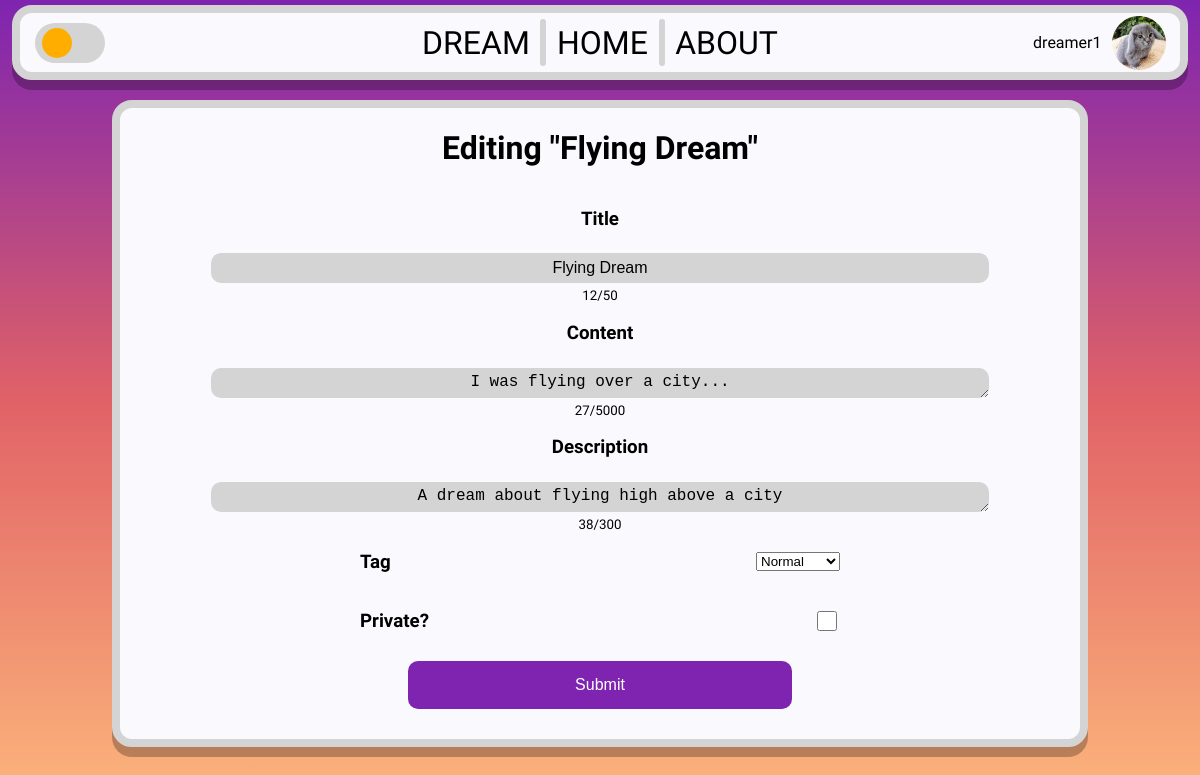
The page /edit/5ed0947f-4d8b-4fa4-aaa4-84408a59d760 (signed in) on the database its author committed.
### tables this page shows
CREATE TABLE dreams (
        dream_id TEXT PRIMARY KEY,
        content TEXT,
        title TEXT,
        description TEXT,
        author_id TEXT,
        tag TEXT,
        upload_date DATE NOT NULL,
        likes INTEGER DEFAULT 0, private BOOL,
        FOREIGN KEY (author_id) REFERENCES users(user_id)
    );

### app.py (the view)
@app.route('/edit/<dream_id>', methods=["POST", "GET"])
def edit(dream_id):
    username, user_id = get_session_info()
    with db:
        author_id = cursor.execute("SELECT author_id FROM dreams WHERE dream_id = ?", (dream_id,)).fetchone()[0]
        if author_id != user_id:
            print(author_id)
            print(user_id)
            return redirect(url_for('dreambrowse'))
        profile_pic = get_profile_picture(user_id)
        if request.method == "POST":
            form = request.form
            try:
                form['private']
                cursor.execute("UPDATE dreams SET content = ?, title = ?, description = ?, tag = ?, private = ? WHERE dream_id = ?",
                           (form['content'], form['title'], form['description'], form['tag'], 1, dream_id,))
            except:
                cursor.execute("UPDATE dreams SET content = ?, title = ?, description = ?, tag = ?, private = ? WHERE dream_id = ?",
                           (form['content'], form['title'], form['description'], form['tag'], 0, dream_id,))
            db.commit()
            return redirect(url_for("dreambrowse", dream_id=dream_id))
        else:
            cursor.execute("SELECT * FROM dreams WHERE dream_id = ?", (dream_id,))
            dream = cursor.fetchone()
            content = dream[1]
            title = dream[2]
            description = dream[3]
            tag = dream[5]
            private = dream[8]
            return render_template("edit.html", dream_id=dream_id, content=content, title=title, description=description, tag=tag, private=private, username=username, user_id=user_id, profile_pic=profile_pic)

### app.py (called while the page is built)
def get_profile_picture(user_id):
    if user_id is None:
        return None
    exts = ["png", "jpg", "jpeg", "gif", "webp", "jfif"]
    for ext in exts:
        if os.path.exists(f"{user_id}.{ext}"):
            return f"{user_id}.{ext}"
    return "default.jpg"

def get_session_info():
    if "username" in session:
        username = session.get("username")
        user_id = session.get("user_id")
    else:
        username = None
        user_id = None
    return username, user_id

### templates/edit.html (shortened to what this page needs)
<!DOCTYPE html>
<html lang="en">
<head>
    <link rel="stylesheet" href="{{ url_for('static', filename='css/new_dream.css') }}">
    <link rel="stylesheet" href="{{ url_for('static', filename='css/base.css') }}">
</head>
<body>
    <div class="header-container">
        <div class="header-left">
            <label class="switch" id="dark-mode-switch">
                <span class="slider round"></span>
            </label>
        </div>
        <div class="header-mid">
            <div class="header-buttons dreams-button">DREAM</div>
            <div class="vl" style="height: 80%;"></div>
            <div class="header-buttons home-button">HOME</div>
            <div class="vl" style="height: 80%;"></div>
            <div class="header-buttons about-button">ABOUT</div>
        </div>
        <div class="header-right">
            {% if username %}
            <span id="user-name">{{ username }}</span>
            <img src="{{ url_for('static', filename='images/profilephotos/' + profile_pic) }}" id="pfp">
            {% else %}
            <a href="{{ url_for('login') }}" class="header-buttons">LOGIN</a>
            {% endif %}
        </div>
    </div>
    <div class="new-dream-container">
        <div class="new-dream-content">
            <h1>Editing "{{ title }}"</h1>
            <form action="/edit/{{ dream_id }}" method="POST" class="new-dream-form">
                <div class="new-dream-inputs">
                    <h3>Title</h3>
                    <input type="text" name="title" placeholder="" class="new-dream-input" required maxlength="50" value="{{ title }}">
                    <small id="title-char-limit">0/50</small>
                    <h3>Content</h3>
                    <textarea name="content" placeholder="" class="new-dream-input" required maxlength="5000">{{ content }}</textarea>
                    <small id="content-char-limit">0/5000</small>
                    <h3>Description</h3>
                    <textarea name="description" placeholder="" class="new-dream-input" required maxlength="300">{{ description }}</textarea>
                    <small id="description-char-limit">0/300</small>
                    <div class="left-align">
                        <h3>Tag</h3>
                        <select name="tag" class="dropdown-select" required>
                            <option value="Normal" {% if tag == "Normal" %} selected {% endif %}>Normal</option>
                        </select>
                    </div>
                    <div class="left-align">
                        <h3>Private?</h3>
                        <input type="checkbox" name="private" class="new-dream-checkbox" {% if private == 1 %}checked{% endif %}>
                    </div>
                    <input type="submit" value="Submit" class="new-dream-submit">
                </div>
            </form>
        </div>
    </div>
</body>
</html>

### static/css/new_dream.css (style rules this page uses)
.new-dream-container { width: 60%; height: fit-content; padding-bottom: 20px; display: flex; justify-content: space-evenly; align-items: center; flex-direction: column; text-align: center; background-color: #FAFAFE; border: 8px solid #D4D4D4; border-radius: 20px; margin: 20px; box-shadow: 0px 10px 0px 0px rgba(0,0,0,0.26); -webkit-box-shadow: 0px 10px 0px 0px rgba(0,0,0,0.26); -moz-box-shadow: 0px 10px 0px 0px rgba(0,0,0,0.26); }
.new-dream-form { width: 100%; height: 100%; }
.new-dream-content { width: 100%; height: 100%; display: flex; align-items: center; flex-direction: column; justify-content: center; text-align: center; }
.new-dream-inputs { display: flex; flex-direction: column; align-items: center; justify-content: center; width: 100%; }
.new-dream-input { width: 80%; height: 20px; background-color: #D4D4D4; border: none; border-radius: 10px; margin: 5px; padding: 5px; font-size: 16px; text-align: center; }
h1 { font-family: 'Krona One', sans-serif; }
.new-dream-submit { width: 40%; background-color: rgb(126,36,176); border: none; border-radius: 10px; margin: 10px; padding: 15px; font-size: 16px; color: white; cursor: pointer; transition: transform 0.2s; }
.new-dream-checkbox { width: 20px; height: 20px; background-color: #D4D4D4; }
.left-align { display: flex; width: 50%; align-items: center; justify-content: space-between; flex-direction: row; }
@media screen and (max-width: 1200px) { .new-dream-container { width: 80%; } }

### static/css/base.css (style rules this page uses)
html { height: 100%; width: 100%; }
body { width: 100%; height: 100%; margin: 0; padding: 0; background: rgb(126,36,176); background: -moz-linear-gradient(180deg, rgba(126,36,176,1) 0%, rgba(225,98,102,1) 50%, rgba(252,182,124,1) 100%); background: -webkit-linear-gradient(180deg, rgba(126,36,176,1) 0%, rgba(225,98,102,1) 50%, rgba(252,182,124,1) 100%); background: linear-gradient(180deg, rgba(126,36,176,1) 0%, rgba(225,98,102,1) 50%, rgba(252,182,124,1) 100%); background-repeat: no-repeat; background-attachment: fixed; background-size: cover; filter: progid:DXImageTransform.Microsoft.gradient(startColorstr="#7e24b0",endColorstr="#fcb67c",GradientType=1); font-family: 'Kumbh Sans', sans-serif; padding-top: 5px; display: flex; flex-direction: column; align-items: center; color: black; }
.header-container { display: flex; justify-content: center; align-items: center; background-color: #FAFAFE; border: #D4D4D4 8px solid; border-radius: 20px; width: 98%; height: 75px; font-family: 'Sulphur Point', sans-serif; box-shadow: 0px 10px 0px 0px rgba(0,0,0,0.26); -webkit-box-shadow: 0px 10px 0px 0px rgba(0,0,0,0.26); -moz-box-shadow: 0px 10px 0px 0px rgba(0,0,0,0.26); box-sizing: border-box; }
.vl { border-left: 6px solid #D4D4D4; border-radius: 20px; }
.header-left, .header-right, .header-mid { display: flex; justify-content: center; align-items: center; width: 32.5%; height: 100%; }
.header-mid { justify-content: space-evenly; }
.header-left { justify-content: start; }
.header-right { justify-content: end; }
.header-buttons { background-color: rgba(255, 255, 255, 0); padding: 8px; transition: 0.2s; font-weight: lighter; border-radius: 10px; font-size: 32px; }
#pfp { width: 54px; height: 54px; border-radius: 50%; margin-left: 10px; cursor: pointer; }
.switch { position: relative; display: inline-block; width: 70px; height: 40px; }
.slider { position: absolute; cursor: pointer; top: 0; left: 0; right: 0; bottom: 0; background-color: #D4D4D4; -webkit-transition: .4s; transition: .4s; }
.slider:before { position: absolute; content: ""; height: 30px; width: 30px; left: 7px; bottom: 5px; background-color: #FFAE00; -webkit-transition: .3s; transition: .3s; }
.slider.round { border-radius: 34px; }
.slider.round:before { border-radius: 50%; }

### rows shown on the page
dreams: title "Flying Dream", content "I was flying over a city...", description "A dream about flying high above a city", tag "Normal"

### other values the page prints
{{ username }} "dreamer1"
